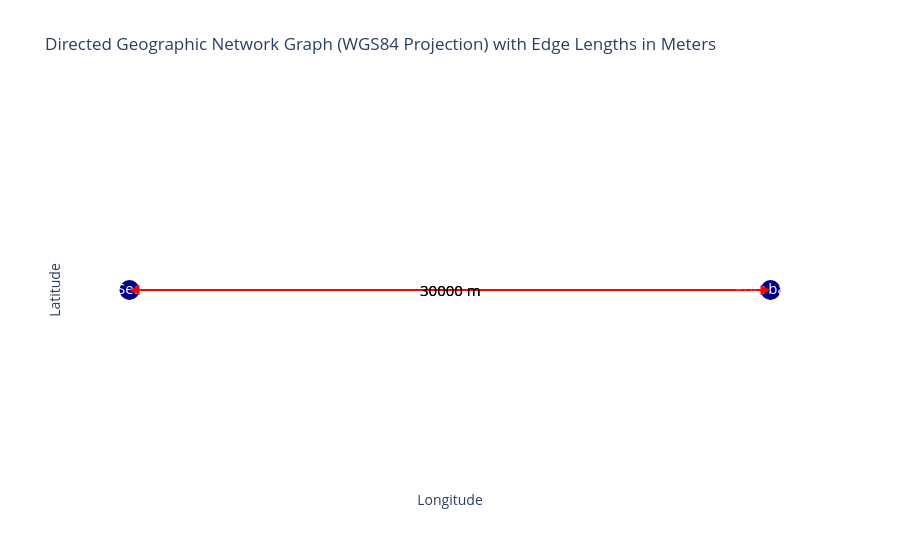

Notebook cell for this chart:
### Code cell
plot_graph(graph)

### Figure 1 — Plotly figure (JSON) as saved in the notebook; plotly's stock layout.template omitted (floating-point values rounded to 4 significant figures)
{"data": [{"hoverinfo": "none", "line": {"color": "red", "width": 2}, "mode": "lines", "type": "scatter", "x": [0, 0.2695], "y": [0, 0]}, {"hoverinfo": "none", "line": {"color": "red", "width": 2}, "mode": "lines", "type": "scatter", "x": [0.2695, 0], "y": [0, 0]}, {"hoverinfo": "text", "marker": {"color": "darkblue", "size": 20}, "mode": "markers+text", "text": ["Sea", "Port basin"], "textfont": {"color": "white", "size": 15}, "textposition": "middle center", "type": "scatter", "x": [0, 0.2695], "y": [0, 0]}], "layout": {"annotations": [{"arrowcolor": "red", "arrowhead": 2, "arrowsize": 2, "arrowwidth": 1, "ax": 0, "axref": "x", "ay": 0, "ayref": "y", "showarrow": true, "x": 0.2695, "xref": "x", "y": 0, "yref": "y"}, {"arrowcolor": "red", "arrowhead": 2, "arrowsize": 2, "arrowwidth": 1, "ax": 0.2695, "axref": "x", "ay": 0, "ayref": "y", "showarrow": true, "x": 0, "xref": "x", "y": 0, "yref": "y"}, {"font": {"color": "black", "size": 15}, "showarrow": false, "text": "30000 m", "x": 0.1347, "y": 0}, {"font": {"color": "black", "size": 15}, "showarrow": false, "text": "30000 m", "x": 0.1347, "y": 0}], "plot_bgcolor": "white", "showlegend": false, "title": {"text": "Directed Geographic Network Graph (WGS84 Projection) with Edge Lengths in Meters"}, "xaxis": {"showgrid": false, "showticklabels": false, "title": {"text": "Longitude"}, "zeroline": false}, "yaxis": {"showgrid": false, "showticklabels": false, "title": {"text": "Latitude"}, "zeroline": false}}}
